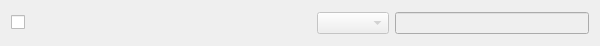
<?xml version="1.0" encoding="UTF-8"?>
<ui version="4.0">
 <class>FilterWidget</class>
 <widget class="QWidget" name="FilterWidget">
  <property name="geometry">
   <rect>
    <x>0</x>
    <y>0</y>
    <width>600</width>
    <height>46</height>
   </rect>
  </property>
  <layout class="QHBoxLayout" name="horizontalLayout">
   <item>
    <widget class="QCheckBox" name="Field">
     <property name="sizePolicy">
      <sizepolicy hsizetype="Fixed" vsizetype="Fixed">
       <horstretch>0</horstretch>
       <verstretch>0</verstretch>
      </sizepolicy>
     </property>
     <property name="minimumSize">
      <size>
       <width>300</width>
       <height>0</height>
      </size>
     </property>
    </widget>
   </item>
   <item>
    <widget class="QComboBox" name="Operator">
     <property name="enabled">
      <bool>false</bool>
     </property>
    </widget>
   </item>
   <item>
    <widget class="QLineEdit" name="Value">
     <property name="enabled">
      <bool>false</bool>
     </property>
    </widget>
   </item>
  </layout>
 </widget>
 <tabstops>
  <tabstop>Field</tabstop>
  <tabstop>Operator</tabstop>
  <tabstop>Value</tabstop>
 </tabstops>
 <resources/>
 <connections>
  <connection>
   <sender>Field</sender>
   <signal>toggled(bool)</signal>
   <receiver>Operator</receiver>
   <slot>setEnabled(bool)</slot>
   <hints>
    <hint type="sourcelabel">
     <x>15</x>
     <y>22</y>
    </hint>
    <hint type="destinationlabel">
     <x>57</x>
     <y>22</y>
    </hint>
   </hints>
  </connection>
  <connection>
   <sender>Field</sender>
   <signal>toggled(bool)</signal>
   <receiver>Value</receiver>
   <slot>setEnabled(bool)</slot>
   <hints>
    <hint type="sourcelabel">
     <x>14</x>
     <y>20</y>
    </hint>
    <hint type="destinationlabel">
     <x>277</x>
     <y>19</y>
    </hint>
   </hints>
  </connection>
  <connection>
   <sender>Value</sender>
   <signal>editingFinished()</signal>
   <receiver>FilterWidget</receiver>
   <slot>editFinished()</slot>
   <hints>
    <hint type="sourcelabel">
     <x>354</x>
     <y>22</y>
    </hint>
    <hint type="destinationlabel">
     <x>385</x>
     <y>248</y>
    </hint>
   </hints>
  </connection>
 </connections>
 <slots>
  <slot>editFinished()</slot>
 </slots>
</ui>
